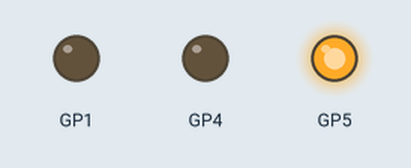
Recording of a program running on a simulated Raspberry Pi Pico running MicroPython. Parts: output pins drawn as LEDs (lit = HIGH). At 6.0 s the program stops and its outputs stay as they are.

Above: at 0.1 s.
At 2.1 s:
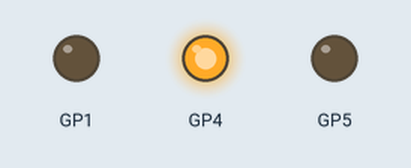
At 4.1 s:
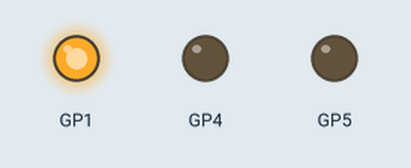
At 6.1 s:
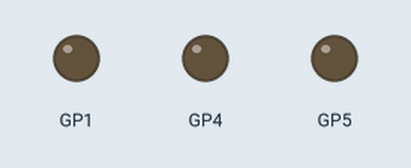
Timing chart, 0 to 7.5 s (numbered marks = the images above):
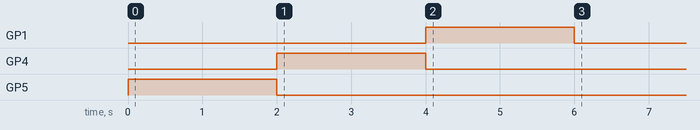

Measured:
- by itself, GP1: LOW → HIGH at 4.0 s, → LOW 2.0 s later
- by itself, GP4: LOW → HIGH at 2.0 s, → LOW 2.0 s later
- by itself, GP5: LOW → HIGH at 0.00 s, → LOW 2.0 s later

The program:

led_rgb.py
```python
from machine import Pin, PWM
from time import sleep

class LedRGB:
    def __init__(self, pin_r=5, pin_g=4, pin_b=1):
        '''
        RGB
        '''
        self.pwm_red = PWM(Pin(pin_r))
        self.pwm_green = PWM(Pin(pin_g))
        self.pwm_blue = PWM(Pin(pin_b))

        self.pwm_red.freq(2000)
        self.pwm_green.freq(2000)
        self.pwm_blue.freq(5000)

    def off(self):
        self.pwm_red.duty_u16(0)
        self.pwm_green.duty_u16(0)
        self.pwm_blue.duty_u16(0)

    def on(self, r=0xffff, g=0xffff, b=0xffff):
        self.pwm_red.duty_u16(r)
        self.pwm_green.duty_u16(g)
        self.pwm_blue.duty_u16(b)

def test():
    led = LedRGB()
    led.on(g=0,b=0)
    sleep(2)
    led.on(r=0,b=0)
    sleep(2)
    led.on(r=0,g=0)
    sleep(2)
    led.off()

if '__main__' == __name__:
    test()

        
```
